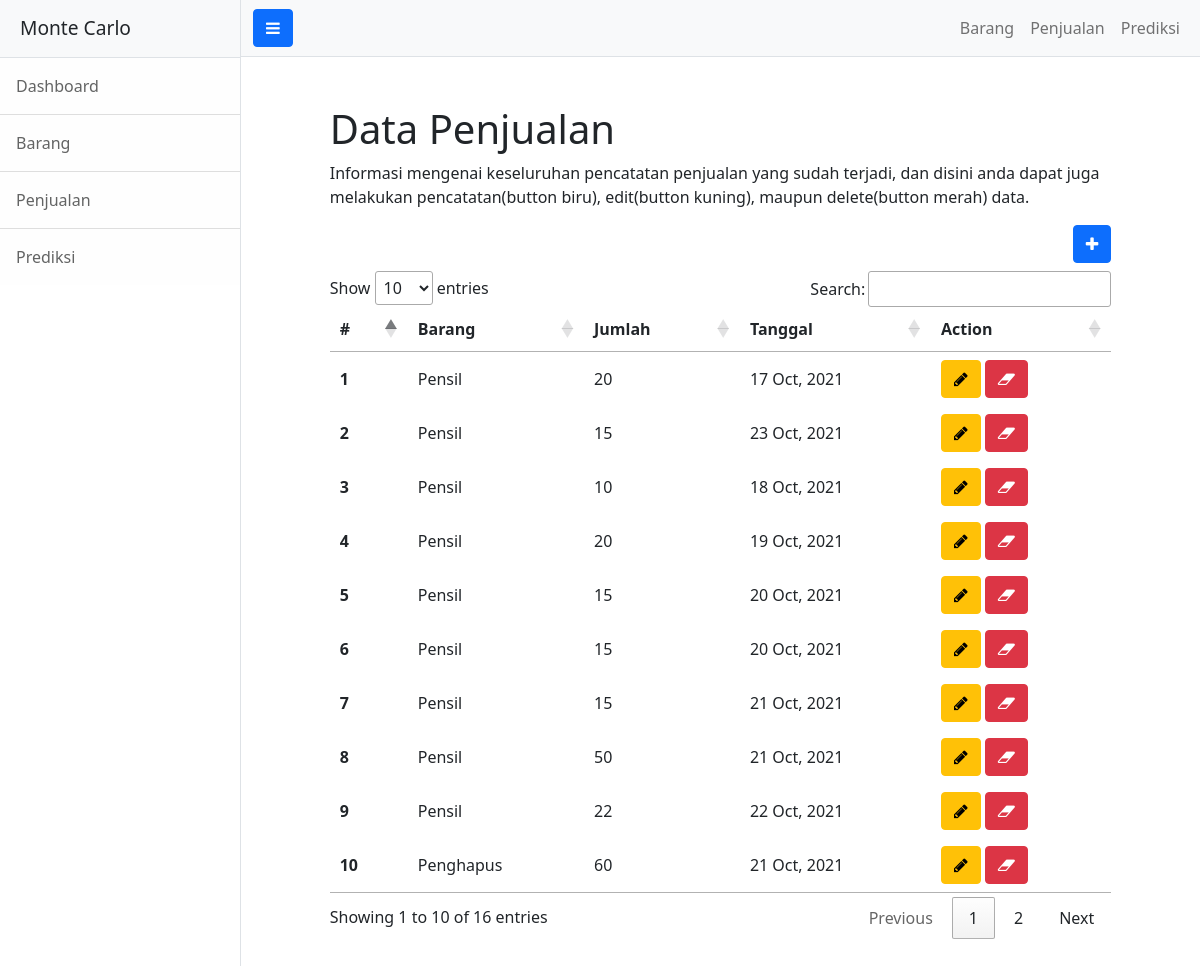
/index.php/penjualan, run on the app's committed database.
### tables this page shows
CREATE TABLE `penjualan` (
  `id` int(11) NOT NULL,
  `id_barang` int(11) NOT NULL,
  `jumlah` int(11) NOT NULL,
  `tanggal` date NOT NULL
);

CREATE TABLE `barang` (
  `id_brg` int(11) NOT NULL,
  `barang` varchar(50) NOT NULL,
  `harga` int(11) NOT NULL
);

### application/controllers/Penjualan.php (called while the page is built, shortened)
<?php
class Penjualan extends CI_Controller {
    public function __construct()
    {
        $this->load->model('M_basic', 'mp');
    }
    public function index()
    {
        $data['data'] = $this->mp->getData('penjualan')->result();
        $this->load->view('template/header');
        $this->load->view('penjualan/index', $data);
        $this->load->view('template/footer');
    }
}

### index.php (called while the page is built, shortened)
<?php
require_once BASEPATH.'core/CodeIgniter.php';

### application/models/M_basic.php (called while the page is built, shortened)
<?php
class M_basic extends CI_Model
{
    public function getData($t, $w = null)
    {
        if ($t == 'penjualan') {
            $this->db->join('barang', 'barang.id_brg = penjualan.id_barang');
        }
        return $this->db->get($t);
    }
}

### application/views/penjualan/index.php (the view)
<div style="margin: 5% 8%;">
    <div class="container-fluid">
        <h1 class="mt-4">Data Penjualan</h1>
        <p>Informasi mengenai keseluruhan pencatatan penjualan yang sudah terjadi, dan disini anda dapat juga melakukan pencatatan(button biru), edit(button kuning), maupun delete(button merah) data.</p>
        <div>
            <a href="<?= base_url('Penjualan/addPenjualan') ?>" class="float-end btn btn-primary mb-2"><i class="fa fa-plus"></i></a>
            <table id="mytable">
                <thead class="thead-dark">
                    <tr>
                    <th scope="col">#</th>
                    <th scope="col">Barang</th>
                    <th scope="col">Jumlah</th>
                    <th scope="col">Tanggal</th>
                    <th scope="col">Action</th>
                    </tr>
                </thead>
                <tbody>
                    <?php $n=1; foreach($data as $d): ?>
                    <tr>
                        <th scope="row"><?= $n ?></th>
                        <td><?= $d->barang ?></td>
                        <td><?= $d->jumlah ?></td>
                        <td><?php $date=date_create($d->tanggal); echo date_format($date,"d M, Y"); ?></td>
                        <td>
                            <a href="<?= base_url('Penjualan/EditPenjualan/').$d->id ?>" class="btn btn-warning"><i class="fa fa-pencil"></i></a>
                            <a href="<?= base_url('Penjualan/DeletePenjualan/').$d->id ?>" class="btn btn-danger"><i class="fa fa-eraser"></i></a>
                        </td>
                    </tr>
                    <?php $n++; endforeach; ?>
                </tbody>
            </table>
        </div>
    </div>
</div>

### application/views/template/header.php (shortened to what this page needs)
<!DOCTYPE html>
<html lang="en">
<head>
    <link href="<?= base_url() ?>assets/css/styles.css" rel="stylesheet" />
    <link rel="stylesheet" href="https://maxcdn.bootstrapcdn.com/font-awesome/4.5.0/css/font-awesome.min.css">
    <link rel="stylesheet" type="text/css" href="https://cdn.datatables.net/1.11.3/css/jquery.dataTables.css">
    <link rel="stylesheet" type="text/css" href="https://cdn.jsdelivr.net/npm/daterangepicker/daterangepicker.css" />
</head>
<body>
    <div class="d-flex" id="wrapper">
        <div class="border-end bg-white" id="sidebar-wrapper">
            <div class="sidebar-heading border-bottom bg-light">Monte Carlo</div>
            <div class="list-group list-group-flush">
                <a class="list-group-item list-group-item-action list-group-item-light p-3" href="<?= base_url('home') ?>">Dashboard</a>
                <a class="list-group-item list-group-item-action list-group-item-light p-3" href="<?= base_url('Barang') ?>">Barang</a>
                <a class="list-group-item list-group-item-action list-group-item-light p-3" href="<?= base_url('Penjualan') ?>">Penjualan</a>
                <a class="list-group-item list-group-item-action list-group-item-light p-3" href="<?= base_url('Prediksi') ?>">Prediksi</a>
            </div>
        </div>
        <div id="page-content-wrapper">
            <nav class="navbar navbar-expand-lg navbar-light bg-light border-bottom">
                <div class="container-fluid">
                    <button class="btn btn-primary" id="sidebarToggle"><i class="fa fa-bars"></i></button>
                    <div class="collapse navbar-collapse" id="navbarSupportedContent">
                        <ul class="navbar-nav ms-auto mt-2 mt-lg-0">
                            <li class="nav-item"><a class="nav-link" href="<?= base_url('Barang') ?>">Barang</a></li>
                            <li class="nav-item active"><a class="nav-link" href="<?= base_url('Penjualan') ?>">Penjualan</a></li>
                            <li class="nav-item"><a class="nav-link" href="<?= base_url('Prediksi') ?>">Prediksi</a></li>
                        </ul>
                    </div>
                </div>
            </nav>

### application/views/template/footer.php (shortened to what this page needs)
            </div>
        </div>
    </body>
</html>

### data on the page
penjualan: id_barang.barang "Pensil", jumlah "20", tanggal "17 Oct, 2021"
penjualan: id_barang.barang "Pensil", jumlah "15", tanggal "23 Oct, 2021"
penjualan: id_barang.barang "Pensil", jumlah "10", tanggal "18 Oct, 2021"
penjualan: id_barang.barang "Pensil", jumlah "20", tanggal "19 Oct, 2021"
penjualan: id_barang.barang "Pensil", jumlah "15", tanggal "20 Oct, 2021"
penjualan: id_barang.barang "Pensil", jumlah "15", tanggal "20 Oct, 2021"
penjualan: id_barang.barang "Pensil", jumlah "15", tanggal "21 Oct, 2021"
penjualan: id_barang.barang "Pensil", jumlah "50", tanggal "21 Oct, 2021"
penjualan: id_barang.barang "Pensil", jumlah "22", tanggal "22 Oct, 2021"
penjualan: id_barang.barang "Penghapus", jumlah "60", tanggal "21 Oct, 2021"
